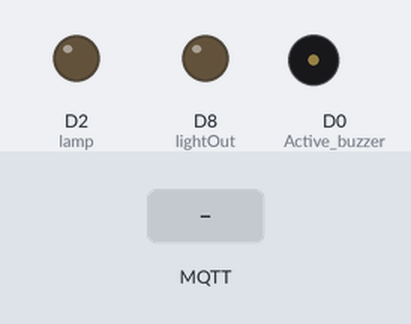
Simulated run of this sketch. Board: ESP8266 (NodeMCU). Shown: output pins drawn as LEDs (lit = HIGH), buzzer (waves = sounding, pin HIGH). The inputs (shaded band) are chosen by the test bench. WiFi joins after 1.5 s; servers stay silent unless stated; no MQTT or app messages arrive unless stated; what the sketch prints to the serial monitor is not drawn.

Above: at 2.7 s.
2.8 s: MQTT message "on" arrives on the first subscribed topic
At 4.2 s:
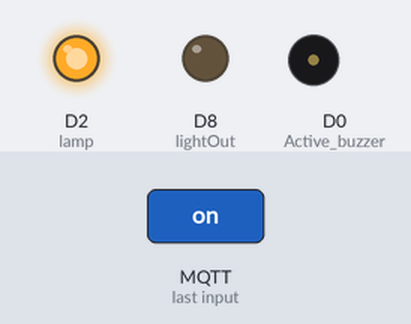
7.3 s: MQTT message "off" arrives on the first subscribed topic
At 8.3 s:
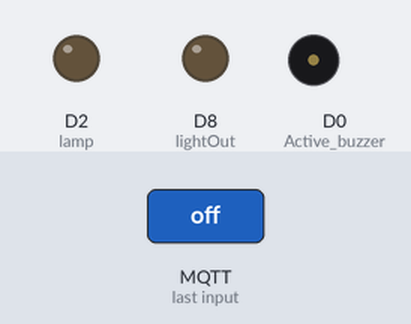
Timing chart, 0 to 9.8 s (numbered marks = the images above; inputs shaded):
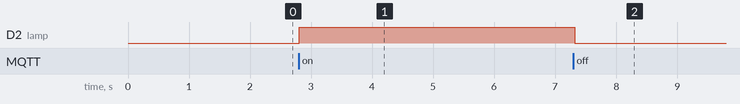

Measured:
- after the input at 2.8 s, D2 (lamp): LOW → HIGH at once
- after the input at 7.3 s, D2 (lamp): HIGH → LOW at once

The sketch:

IoTDashboard.ino
```cpp
#include <ESP8266WiFi.h>
#include <PubSubClient.h>
#include "DHT.h"
#include <SPI.h>
#include <MFRC522.h>

// Uncomment one of the lines bellow for whatever DHT sensor type you're using!
#define DHTTYPE DHT11   // DHT 11
//#define DHTTYPE DHT22   // DHT 22  (AM2302), AM2321

// Change the credentials below, so your ESP8266 connects to your router
const char* ssid = "Cyber";
const char* password = "threshold";

// Change the variable to your Raspberry Pi IP address, so it connects to your MQTT broker
const char* mqtt_server = "172.20.10.8";

#define D3 0
#define D4 2
constexpr uint8_t RST_PIN = D3;     // Configurable, see typical pin layout above
constexpr uint8_t SS_PIN = D4;     // Configurable, see typical pin layout above
constexpr uint8_t Active_buzzer = D0;

MFRC522 rfid(SS_PIN, RST_PIN); // Instance of the class
MFRC522::MIFARE_Key key;
String tag;


// Initializes the espClient. You should change the espClient name if you have multiple ESPs running in your home automation system
WiFiClient espClient;
PubSubClient client(espClient);

// DHT Sensor - GPIO 5 = D1 on ESP-12E NodeMCU board
const int DHTPin = 5;

// Lamp - LED - GPIO 4 = D2 on ESP-12E NodeMCU board
const int lamp = 4;

// Light Watcher - LED - GPIO 15 = D8 on ESP-12E NodeMCU board
const int lightOut = 15;
String lightThresholdChecker = "0";

// Initialize DHT sensor.
DHT dht(DHTPin, DHTTYPE);

// Timers auxiliar variables
long now = millis();
long lastMeasure = 0;

// Don't change the function below. This functions connects your ESP8266 to your router
void setup_wifi() {
  delay(10);
  // We start by connecting to a WiFi network
  Serial.println();
  Serial.print("Connecting to ");
  Serial.println(ssid);
  WiFi.begin(ssid, password);
  while (WiFi.status() != WL_CONNECTED) {
    delay(500);
    Serial.print(".");
  }
  Serial.println("");
  Serial.print("WiFi connected - ESP IP address: ");
  Serial.println(WiFi.localIP());
}

void buzzer(int repeat, int timeDelay) {
  for (int i = 0; i < repeat; i++) {
    digitalWrite(Active_buzzer,HIGH);
    delay (timeDelay);
    digitalWrite(Active_buzzer,LOW);
    delay (timeDelay);
  }
}

// This functions is executed when some device publishes a message to a topic that your ESP8266 is subscribed to
// Change the function below to add logic to your program, so when a device publishes a message to a topic that
// your ESP8266 is subscribed you can actually do something
void callback(String topic, byte* message, unsigned int length) {
  Serial.print("Message arrived on topic: ");
  Serial.print(topic);
  Serial.print(". Message: ");
  String messageTemp;

  for (int i = 0; i < length; i++) {
    Serial.print((char)message[i]);
    messageTemp += (char)message[i];
  }
  Serial.println();

  // Feel free to add more if statements to control more GPIOs with MQTT

  // If a message is received on the topic room/lamp, you check if the message is either on or off. Turns the lamp GPIO according to the message
  if(topic=="room/led"){
      Serial.print("Changing Room lamp to ");
      if(messageTemp == "on"){
        digitalWrite(lamp, HIGH);
        Serial.print("On");
      }
      else if(messageTemp == "off"){
        digitalWrite(lamp, LOW);
        Serial.print("Off");
      }
  }

  if(topic=="room/threshold"){
      Serial.print("Changed temperature threshold to ");
      Serial.print(messageTemp);

//
//      if (messageTemp.toInt() > temperatureFloat){
//          Serial.println("");
//          Serial.print("Sending email...");
//          client.publish("room/send", "Do you want to turn on the fan?");
//      }
//
      // Read temperature as Celsius (the default)
      float temperatureFloat = dht.readTemperature();

      if (messageTemp.toInt() > temperatureFloat){
          Serial.println("");
          Serial.print("Sending email...");

          char temperatureChar[100];


          dtostrf(temperatureFloat,4,2,temperatureChar);
          char* firsthalf = "the current temperature is ";

          char result[5];
          String temperatureString = dtostrf(temperatureFloat, 6,2, result);
          const char* middle = temperatureString.c_str();


          char* secondhalf =  " degrees. Do you want to turn on the fan?";

          strcpy(temperatureChar,firsthalf);
          strcat(temperatureChar,middle);
          strcat(temperatureChar,secondhalf);

          client.publish("room/send", temperatureChar);
      }
  }

  if (topic=="room/light") {
      Serial.print("Changed light threshold to ");
      Serial.print(messageTemp);
      lightThresholdChecker = messageTemp;

  }

  if(topic=="room/email"){
      Serial.print("New email: ");
      Serial.print(messageTemp);
   }

  if(topic=="RFID/Response"){
    if (messageTemp != "[]") {

        String temp  = messageTemp.substring((messageTemp.indexOf("p") + 3), messageTemp.indexOf(","));
        String light  = messageTemp.substring((messageTemp.lastIndexOf("t") + 3), messageTemp.indexOf("}"));

        Serial.println("Access Granted!");
        buzzer(3, 100);
    } else {
        Serial.println("Access Denied!");
        buzzer(1, 2000);
    }
  }
  Serial.println();
}


// This functions reconnects your ESP8266 to your MQTT broker
// Change the function below if you want to subscribe to more topics with your ESP8266
void reconnect() {
  // Loop until we're reconnected
  while (!client.connected()) {
    Serial.print("Attempting MQTT connection...");
    // Attempt to connect
    /*
     YOU MIGHT NEED TO CHANGE THIS LINE, IF YOU'RE HAVING PROBLEMS WITH MQTT MULTIPLE CONNECTIONS
     To change the ESP device ID, you will have to give a new name to the ESP8266.
     Here's how it looks:
       if (client.connect("ESP8266Client")) {
     You can do it like this:
       if (client.connect("ESP1_Office")) {
     Then, for the other ESP:
       if (client.connect("ESP2_Garage")) {
      That should solve your MQTT multiple connections problem
    */
    if (client.connect("ESP8266Client")) {
      Serial.println("connected");
      // Subscribe or resubscribe to a topic
      // You can subscribe to more topics (to control more LEDs in this example)
      client.subscribe("room/led");
      client.subscribe("room/threshold");
      client.subscribe("room/email");
      client.subscribe("room/send");
      client.subscribe("room/light");
      client.subscribe("RFID/Response");
    } else {
      Serial.print("failed, rc=");
      Serial.print(client.state());
      Serial.println(" try again in 5 seconds");
      // Wait 5 seconds before retrying
      delay(5000);
    }
  }
}

// The setup function sets your ESP GPIOs to Outputs, starts the serial communication at a baud rate of 115200
// Sets your mqtt broker and sets the callback function
// The callback function is what receives messages and actually controls the LEDs
void setup() {
  pinMode(lamp, OUTPUT);

  dht.begin();

  Serial.begin(115200);
  setup_wifi();
  client.setServer(mqtt_server, 1883);
  client.setCallback(callback);
  SPI.begin(); // Init SPI bus
  rfid.PCD_Init(); // Init MFRC522
  pinMode(D8, OUTPUT);
  pinMode(Active_buzzer, OUTPUT);

}

// For this project, you don't need to change anything in the loop function. Basically it ensures that you ESP is connected to your broker
void loop() {

  if (!client.connected()) {
    reconnect();
  }

  if(!client.loop())
    client.connect("ESP8266Client");

   if (!rfid.PICC_IsNewCardPresent()) {
    return;
  }

  now = millis();

  if (rfid.PICC_ReadCardSerial() && now - lastMeasure > 2000) {
    for (byte i = 0; i < 4; i++) {
      tag += rfid.uid.uidByte[i];
    }
    int str_len = tag.length()+1;
    char tag_array[str_len];
    tag.toCharArray(tag_array, str_len);
    client.publish("RFID", tag_array);
    tag = "";
    rfid.PICC_HaltA();
    rfid.PCD_StopCrypto1();
  }

  if (now - lastMeasure > 4000) {
    // read the input on analog pin 0:
    int sensorValue = analogRead(A0);
    // Convert the analog reading (which goes from 0 - 1023) to a voltage (0 - 5V):
    float voltage = sensorValue * (5.0 / 1023.0);
    // print out the value you read:
    Serial.println(voltage);

  if (voltage < lightThresholdChecker.toInt()) {
      Serial.println("the threshold is " + lightThresholdChecker);
      // turn on led
      digitalWrite(lightOut, HIGH);
      Serial.println("The light of light intensity is On");
      client.publish("room/send", "Light for light intensity threshold is On");
    } else if (voltage > lightThresholdChecker.toInt()) {
      digitalWrite(lightOut, LOW);
      client.publish("room/send", "Light is Off");
      Serial.println("The light for light intensity threshold Off");
    }
  }

  // Publishes new temperature and humidity every 5 seconds
  if (now - lastMeasure > 5000) {
    lastMeasure = now;
    // Sensor readings may also be up to 2 seconds 'old' (its a very slow sensor)
    float h = dht.readHumidity();
    // Read temperature as Celsius (the default)
    float t = dht.readTemperature();
    // Read temperature as Fahrenheit (isFahrenheit = true)
    float f = dht.readTemperature(true);

    // Check if any reads failed and exit early (to try again).
     if (isnan(h) || isnan(t) || isnan(f)) {
      Serial.println("Failed to read from DHT sensor!");
      return;
    }

    // Computes temperature values in Celsius
    float hic = dht.computeHeatIndex(t, h, false);
    static char temperatureTemp[7];
    dtostrf(hic, 6, 2, temperatureTemp);

    // Uncomment to compute temperature values in Fahrenheit
    // float hif = dht.computeHeatIndex(f, h);
    // static char temperatureTemp[7];
    // dtostrf(hif, 6, 2, temperatureTemp);

    static char humidityTemp[7];
    dtostrf(h, 6, 2, humidityTemp);

    // Publishes Temperature and Humidity values
    client.publish("room/temperature", temperatureTemp);
    client.publish("room/humidity", humidityTemp);

    Serial.print("Humidity: ");
    Serial.print(h);
    Serial.print(" %\t Temperature: ");
    Serial.print(t);
    Serial.print(" *C ");
    Serial.print(f);
    Serial.print(" *F\t Heat index: ");
    Serial.print(hic);
    Serial.println(" *C ");
    // Serial.print(hif);
    // Serial.println(" *F");
  }
}
```
